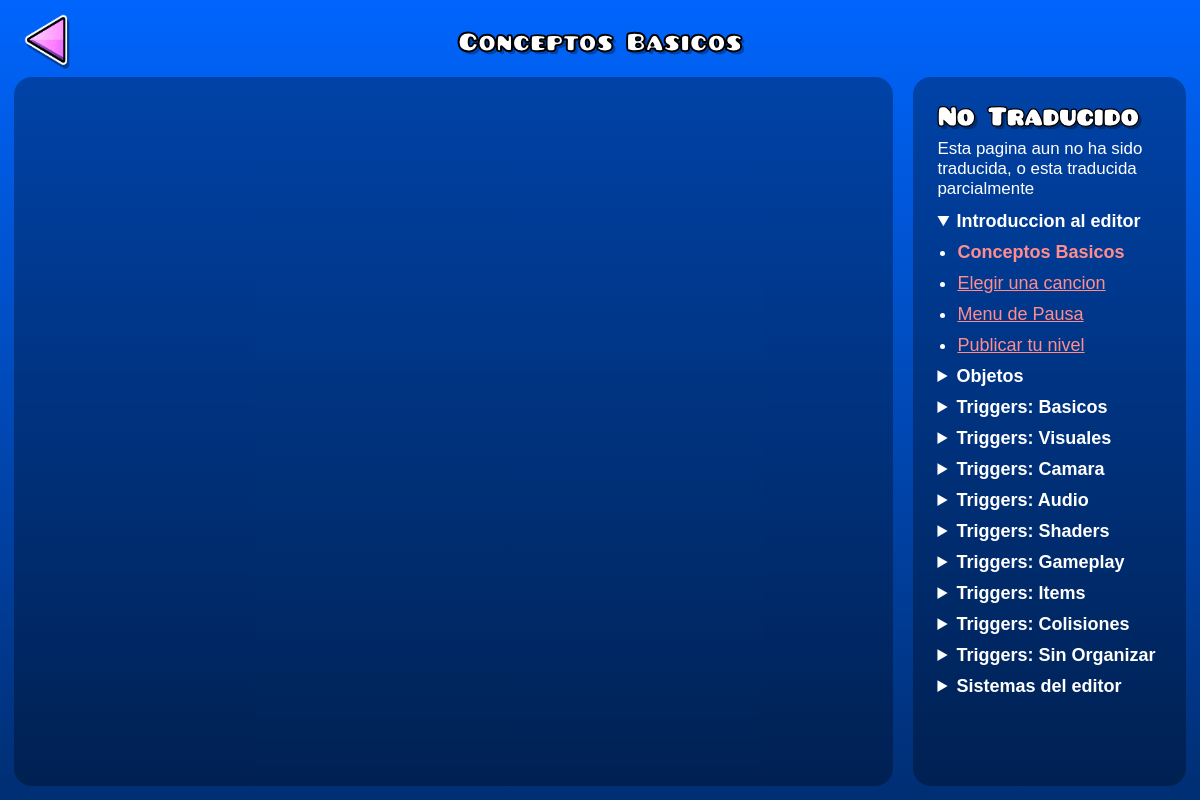
Page /pagina.php?g=ConceptosBasicos on the committed database.
### tables this page shows
CREATE TABLE `secciones` (
  `id_seccion` int(12) NOT NULL,
  `nombre_seccion` varchar(1000) NOT NULL,
  `titulo` varchar(200) NOT NULL,
  `seccion_url` varchar(1000) NOT NULL,
  `has_img` tinyint(1) NOT NULL DEFAULT 0,
  `imagen_uri` varchar(1000) DEFAULT NULL,
  `has_multiple_img` tinyint(1) NOT NULL DEFAULT 0,
  `flag` int(11) NOT NULL DEFAULT 1,
  `id_categoria` int(12) NOT NULL
);

CREATE TABLE `categorias` (
  `id_categoria` int(12) NOT NULL,
  `titulo` varchar(100) NOT NULL
);

### pagina.php (the view, shortened to what this page needs)
<?php
require "config/connection.php";
$guide = filter_input(INPUT_GET, 'g', FILTER_SANITIZE_STRING);
if (empty($guide)) {
    header("Location: index.php");
} else {
    $stmt = $conn->prepare("SELECT * FROM secciones WHERE nombre_seccion = ?");
    $stmt->execute([$guide]);
    $seccion = $stmt->fetch();
    ?>
<!DOCTYPE html>
<html lang="es">
<head>
    <link rel="stylesheet" href="assets/css/styles.css">
    <link rel="stylesheet" href="assets/css/guia.css">
</head>
<body>
    <div class="titlebar">
        <img class="back" onclick="goBack()" src="assets/img/left.png">
        <span id="title">
            <?php if (!empty($seccion)) {
                    echo $seccion["titulo"];
                } else {
                    http_response_code(404);
                } ?>
        </span>
    </div>
    <div class="container">
        <div class="navbar unselectable" id="guideNavbar">
            <?php
                if(!empty($seccion)) {
                    switch($seccion['flag']){
                        case '1':
                            echo '<h4>No Traducido</h4>
                            <p style="font-size: 0.6em; margin-bottom: 6px;">Esta pagina aun no ha sido traducida, o esta traducida
                            parcialmente</p>';
                            break;
                    }
                } else {
                    http_response_code(404);
                }
                if (!empty($seccion)) {
                    $categories = $conn->query("SELECT * FROM categorias");
                    $html = '<ul>';
                    foreach ($categories as $category) {
                        $openSection = false;
                        if ($category['id_categoria'] == $seccion['id_categoria']) {
                            $openSection = true;
                        }
                        $html .= "<li><details" . ($openSection ? " open" : "") . "><summary>{$category['titulo']}</summary>";
                        $html .= "<ul>";
                        $guias = $conn->query("SELECT * FROM secciones");
                        foreach ($guias as $guia) {
                            if ($category['id_categoria'] == $guia['id_categoria']) {
                                $html .= "<li>";
                                if ($guia['nombre_seccion'] == $guide) {
                                    switch ($guia['flag']) {
                                        case '1':
                                            $html .= "<strong class='not-translated'>{$guia['titulo']}</strong>";
                                            $html .= "</li>";
                                            break;
                                    }
                                } else {
                                    switch ($guia['flag']) {
                                        case '1':
                                            $html .= "<a class='not-translated' href='pagina.php?g={$guia['nombre_seccion']}'>{$guia['titulo']}</a>";
                                            $html .= "</li>";
                                            break;
                                    }
                                }
                            }
                        }
                        $html .= '</ul></details></li>';
                    }
                    $html .= '</ul>';
                    echo $html;
                } else {
                    http_response_code(404);
                }
                ?>
        </div>
        <div class="content" id="guideContent">
            <?php
}  ?>
        </div>
    </div>
</body>
</html>

### assets/css/styles.css (style rules this page uses)
html, body { text-align: center; overflow-x: hidden; font-size: calc(21px + 0.6vw); }
a { cursor: pointer; text-decoration: none; color: rgb(0, 255, 255); }
p { text-shadow: none; word-break: break-word; -webkit-text-stroke-width: 0; font-family: Helvetica, Arial, sans-serif; }
h4 { -webkit-text-stroke-width: 0.045em; }
.unselectable { user-select: none; }

### assets/css/guia.css (style rules this page uses)
html, body { width: 100%; height: 100%; overflow: hidden; }
body { gap: 8px; display: flex; padding: 14px; align-items: center; box-sizing: border-box; flex-direction: column; justify-content: center; }
.titlebar { width: 100%; height: 60px; display: flex; position: relative; align-items: center; flex-direction: row; pointer-events: none; justify-content: center; transition: all 0.5s cubic-bezier(0.25, 1, 0.5, 1); }
.back { top: 0; left: 10px; height: 100%; cursor: pointer; position: absolute; pointer-events: initial; }
.container { gap: 20px; width: 100%; height: 100%; display: flex; overflow: hidden; text-align: left; box-sizing: border-box; flex-direction: row-reverse; }
.content { gap: 28px; width: 100%; display: flex; overflow: scroll; align-items: start; border-radius: 18px; box-sizing: border-box; flex-direction: column; padding: 34px 24px 24px 24px; background-color: rgba(0, 0, 0, 0.3); }
.container a, .container li, .container em, .container span, .container strong, .container details, .container summary { color: #fff; text-shadow: none; font-family: Helvetica, Arial, sans-serif; -webkit-text-stroke-width: 0; }
.content p, li { font-size: 18px; }
ul ul>li:first-child { margin-top: 10px; }
ul li { margin-bottom: 10px; }
.navbar { gap: 6px; width: 30%; padding: 24px; display: flex; overflow: scroll; border-radius: 18px; box-sizing: border-box; flex-direction: column; background-color: rgba(0, 0, 0, 0.3); }
.navbar li { font-weight: bold; list-style-type: none; }
.navbar ul ul { padding-left: 20px; }
.navbar ul ul li { font-weight: normal; list-style-type: disc; }
.navbar a { text-decoration: underline; }
.navbar summary { cursor: pointer; }
.not-translated { color: #ff8d8d !important; }

### rows in the picture
secciones: titulo "Conceptos Basicos"
categorias: titulo "Introduccion al editor"
secciones: titulo "Elegir una cancion"
secciones: titulo "Menu de Pausa"
secciones: titulo "Publicar tu nivel"
categorias: titulo "Objetos"
categorias: titulo "Triggers: Basicos"
categorias: titulo "Triggers: Visuales"
categorias: titulo "Triggers: Camara"
categorias: titulo "Triggers: Audio"
categorias: titulo "Triggers: Shaders"
categorias: titulo "Triggers: Gameplay"
categorias: titulo "Triggers: Items"
categorias: titulo "Triggers: Colisiones"
categorias: titulo "Triggers: Sin Organizar"
categorias: titulo "Sistemas del editor"
